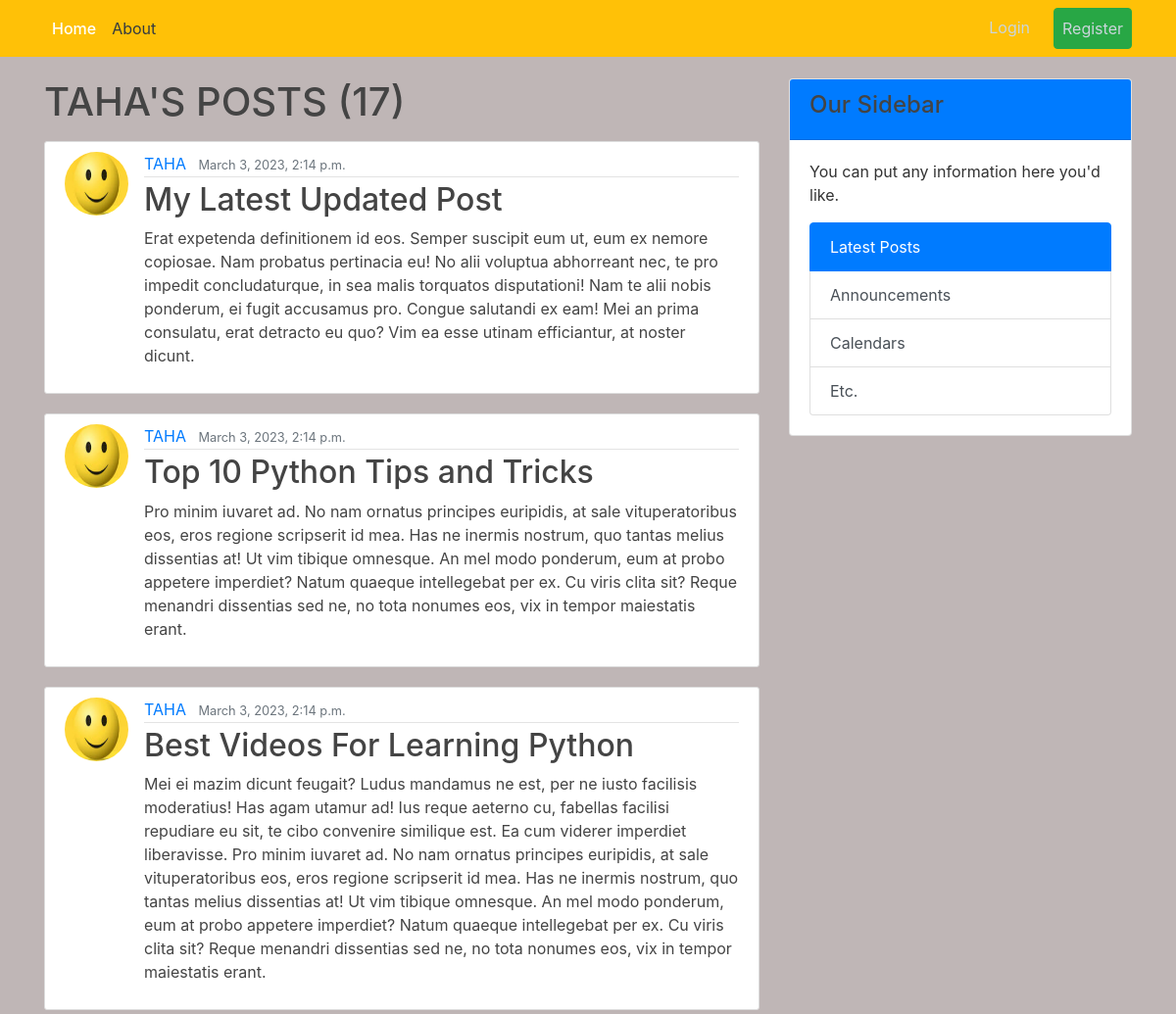
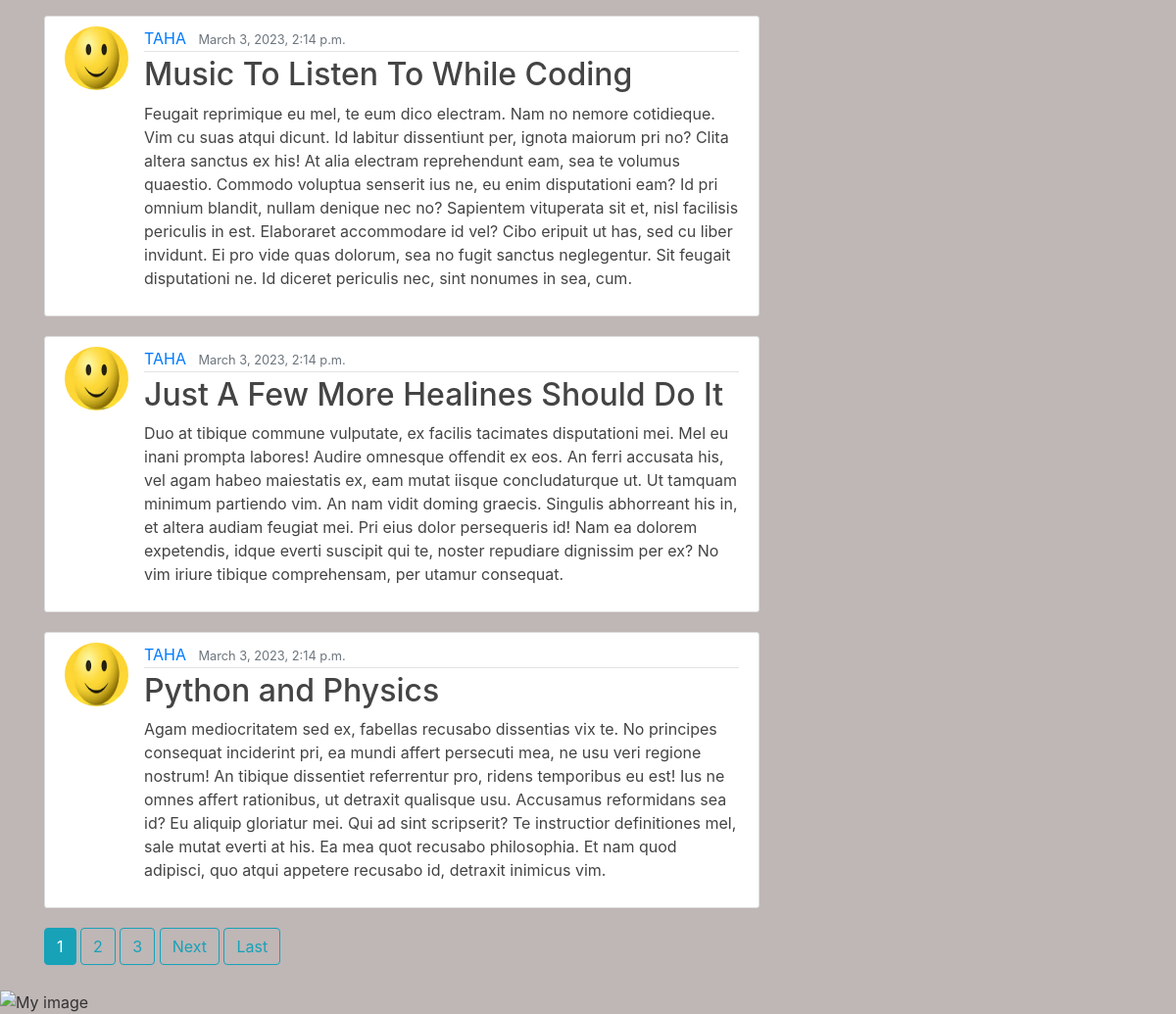
The app's page /user/TAHA/ with its own data (2 pictures, top to bottom).
### myblog/models.py (models this page shows, shortened)
class post(models.Model):
    title = models.CharField(max_length=30)
    content = models.TextField()
    date_posted = models.DateTimeField(default=timezone.now)
    author = models.ForeignKey(User,on_delete=models.CASCADE)

### users/models.py (models this page shows, shortened)
class profile(models.Model):
    user = models.OneToOneField(User,on_delete=models.CASCADE)
    image = models.ImageField(default='default.jpg',upload_to='profile_pics')

### myblog/views.py (the view)
# urls.py: path('user/<str:username>/',userListView.as_view(),name='user-posts'),
class userListView(ListView):
    model = post
    template_name = 'myblog/userposts.html'
    context_object_name = 'posts'
    paginate_by = 6
    def get_queryset(self):
        user = get_object_or_404(User,username=self.kwargs.get('username'))
        return post.objects.filter(author=user).order_by('-date_posted')

### myblog/templates/myblog/userposts.html (shortened to what this page needs)
{% extends 'myblog/base.html' %}
    {% block content %}
    <h1 class="mb-3"> {{view.kwargs.username}}'S POSTS ({{page_obj.paginator.count}})</h1>
    {% for i in posts %}
    <article class="media content-section">
      <img class="rounded-circle article-img" src="{{ i.author.profile.image.url }}">
        <div class="media-body">
          <div class="article-metadata">
            <a class="mr-2" href="#">{{ i.author }}</a>
            <small class="text-muted">{{ i.date_posted}}</small>
          </div>
          <h2><a class="article-title" href="{%url 'detail' i.id %}">{{ i.title }}</a></h2>
          <p class="article-title" >{{ i.content }}</p>
        </div>
      </article>
      {% endfor %}
    {% if is_paginated %}
    {% for num in page_obj.paginator.page_range %}
      {% if page_obj.number == num %}
        <a class="btn btn-info mb-4" href="?page={{ num }}">{{ num }}</a>
      {% elif num > page_obj.number|add:'-3' and num < page_obj.number|add:'3' %}
        <a class="btn btn-outline-info mb-4" href="?page={{ num }}">{{ num }}</a>
      {% endif %}
    {% endfor %}
    {% if page_obj.has_next %}
      <a class="btn btn-outline-info mb-4" href="?page={{ page_obj.next_page_number }}">Next</a>
      <a class="btn btn-outline-info mb-4" href="?page={{ page_obj.paginator.num_pages }}">Last</a>
    {% endif %}
      {% endif %}
    {% endblock %}

### myblog/static/myblog/style.css (style rules this page uses)
body { background: #bfb6b6; color: #333333; margin-top: 5rem; }
h1, h2, h3, h4, h5, h6 { color: #444444; }
.content-section { background: #ffffff; padding: 10px 20px; border: 1px solid #dddddd; border-radius: 3px; margin-bottom: 20px; }
.article-title { color: #444444; }
.article-img { height: 65px; width: 65px; margin-right: 16px; }
.article-metadata { padding-bottom: 1px; margin-bottom: 4px; border-bottom: 1px solid #e3e3e3 }

### records on screen
post: author.profile.image (picture), author "TAHA", date_posted "March 3, 2023, 2:14 p.m.", title "My Latest Updated Post", content "Erat expetenda definitionem id eos. Semper suscipit eum ut, eum ex nemore copiosae. Nam probatus pertinacia eu! No alii voluptua abhorreant nec, te pro impedit concludaturque, in sea malis torquatos disputationi! Nam te alii nobis ponderum, ei fugit accusamus pro. Congue salutandi ex eam! Mei an prima consulatu, erat detracto eu quo? Vim ea esse utinam efficiantur, at noster dicunt."
post: author.profile.image (picture), author "TAHA", date_posted "March 3, 2023, 2:14 p.m.", title "Top 10 Python Tips and Tricks", content "Pro minim iuvaret ad. No nam ornatus principes euripidis, at sale vituperatoribus eos, eros regione scripserit id mea. Has ne inermis nostrum, quo tantas melius dissentias at! Ut vim tibique omnesque. An mel modo ponderum, eum at probo appetere imperdiet? Natum quaeque intellegebat per ex. Cu viris clita sit? Reque menandri dissentias sed ne, no tota nonumes eos, vix in tempor maiestatis erant."
post: author.profile.image (picture), author "TAHA", date_posted "March 3, 2023, 2:14 p.m.", title "Best Videos For Learning Python", content "Mei ei mazim dicunt feugait? Ludus mandamus ne est, per ne iusto facilisis moderatius! Has agam utamur ad! Ius reque aeterno cu, fabellas facilisi repudiare eu sit, te cibo convenire similique est. Ea cum viderer imperdiet liberavisse. Pro minim iuvaret ad. No nam ornatus principes euripidis, at sale vituperatoribus eos, eros regione scripserit id mea. Has ne inermis nostrum, quo tantas melius dissentias at! Ut vim tibique omnesque. An mel modo ponderum, eum at probo appetere imperdiet? Natum quaeque intellegebat per ex. Cu viris clita sit? Reque menandri dissentias sed ne, no tota nonumes eos, vix in tempor maiestatis erant."
post: author.profile.image (picture), author "TAHA", date_posted "March 3, 2023, 2:14 p.m.", title "Music To Listen To While Coding", content "Feugait reprimique eu mel, te eum dico electram. Nam no nemore cotidieque. Vim cu suas atqui dicunt. Id labitur dissentiunt per, ignota maiorum pri no? Clita altera sanctus ex his! At alia electram reprehendunt eam, sea te volumus quaestio. Commodo voluptua senserit ius ne, eu enim disputationi eam? Id pri omnium blandit, nullam denique nec no? Sapientem vituperata sit et, nisl facilisis periculis in est. Elaboraret accommodare id vel? Cibo eripuit ut has, sed cu liber invidunt. Ei pro vide quas dolorum, sea no fugit sanctus neglegentur. Sit feugait disputationi ne. Id diceret periculis nec, sint nonumes in sea, cum."
post: author.profile.image (picture), author "TAHA", date_posted "March 3, 2023, 2:14 p.m.", title "Just A Few More Healines Should Do It", content "Duo at tibique commune vulputate, ex facilis tacimates disputationi mei. Mel eu inani prompta labores! Audire omnesque offendit ex eos. An ferri accusata his, vel agam habeo maiestatis ex, eam mutat iisque concludaturque ut. Ut tamquam minimum partiendo vim. An nam vidit doming graecis. Singulis abhorreant his in, et altera audiam feugiat mei. Pri eius dolor persequeris id! Nam ea dolorem expetendis, idque everti suscipit qui te, noster repudiare dignissim per ex? No vim iriure tibique comprehensam, per utamur consequat."
post: author.profile.image (picture), author "TAHA", date_posted "March 3, 2023, 2:14 p.m.", title "Python and Physics", content "Agam mediocritatem sed ex, fabellas recusabo dissentias vix te. No principes consequat inciderint pri, ea mundi affert persecuti mea, ne usu veri regione nostrum! An tibique dissentiet referrentur pro, ridens temporibus eu est! Ius ne omnes affert rationibus, ut detraxit qualisque usu. Accusamus reformidans sea id? Eu aliquip gloriatur mei. Qui ad sint scripserit? Te instructior definitiones mel, sale mutat everti at his. Ea mea quot recusabo philosophia. Et nam quod adipisci, quo atqui appetere recusabo id, detraxit inimicus vim."

### other values on screen
{{ view.kwargs.username }} "TAHA"
{{ page_obj.paginator.count }} "17"
{{ num }} "1"
{{ num }} "2" "3"
